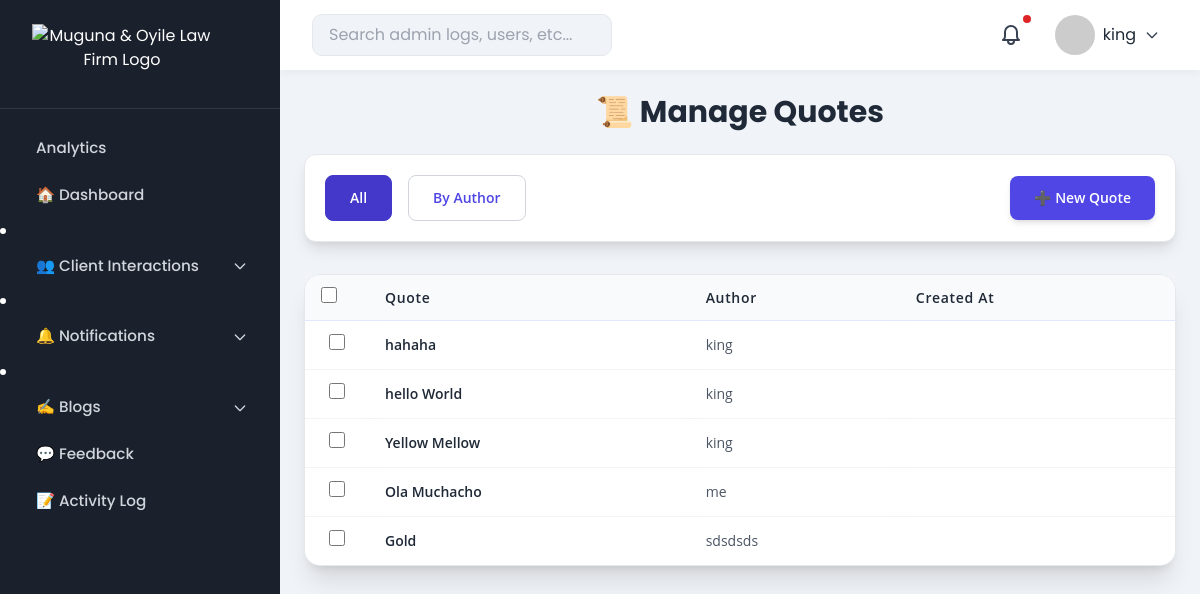
Page /manage-quotes/ (signed in) on the committed database.
### advocates/models.py (models this page shows, shortened)
class Quote(models.Model):
    text = models.TextField()
    author = models.CharField(max_length=100)

### advocates/admin_views.py (the view)
# urls.py: path('manage-quotes/', admin_views.manage_quotes, name='manage_quotes'),
def manage_quotes(request):
    selected_sort = request.GET.get('sort', 'all')
    quotes = Quote.objects.all()
    if selected_sort == 'author':
        quotes = quotes.order_by('author')
    context = {
        'quotes': quotes,
        'selected_sort': selected_sort,
    }
    return render(request, 'admin_dashboard/manage_quotes.html', context)

### advocates/context_processors.py (called while the page is built)
def admin_context(request):
    if request.user.is_authenticated:
        red_flags = ContactMessage.objects.filter(is_red_flag=True).count()
        unread_messages = ContactMessage.objects.filter(is_read=False).count()
        unread_calls = ScheduledCall.objects.filter(is_read=False).count()
        total_notifications = unread_messages + unread_calls
        return {
            "admin_name": request.user.get_full_name() or request.user.username,
            "red_flag_count": red_flags,
            "total_notifications": total_notifications,
        }
    return {}

### advocates/templates/admin_dashboard/manage_quotes.html (shortened to what this page needs)
{% extends "admin_dashboard/base_admin.html" %}
{% load static %}
{% block dashboard_content %}
<div class="p-4 sm:p-6 max-w-7xl mx-auto">
    <h1 class="text-2xl sm:text-3xl font-bold mb-6 text-gray-800 font-header text-center" style="font-family: 'Poppins', serif;">📜 Manage Quotes</h1>
    <div class="flex flex-wrap items-center gap-4 mb-8 bg-white p-5 rounded-xl shadow-lg border border-gray-200">
        <div class="flex flex-wrap justify-center gap-4">
            <a href="?sort=all"
               class="px-6 py-3 rounded-lg border font-semibold transition duration-300 text-sm hover:shadow-md
               {% if selected_sort == 'all' %}bg-indigo-700 text-white border-indigo-700{% else %}border-gray-300 text-indigo-600 hover:bg-indigo-50{% endif %} font-content"
               style="font-family: 'Open Sans', sans-serif;">
                All
            </a>
            <a href="?sort=author"
               class="px-6 py-3 rounded-lg border font-semibold transition duration-300 text-sm hover:shadow-md
               {% if selected_sort == 'author' %}bg-indigo-700 text-white border-indigo-700{% else %}border-gray-300 text-indigo-600 hover:bg-indigo-50{% endif %} font-content"
               style="font-family: 'Open Sans', sans-serif;">
                By Author
            </a>
        </div>
        <a href="{% url 'quote_create' %}"
           class="ml-auto px-6 py-3 bg-indigo-600 text-white rounded-lg hover:bg-indigo-700 transition duration-300 shadow-md font-semibold text-sm font-content"
           style="font-family: 'Open Sans', sans-serif;">
            ➕ New Quote
        </a>
    </div>
    <div class="overflow-x-auto border border-gray-200 rounded-2xl shadow-2xl bg-white">
        <table class="min-w-[800px] w-full table-auto border-collapse">
            <thead class="bg-indigo-50 top-0 z-10 border-b border-indigo-100">
                <tr>
                    <th class="px-4 py-3 text-left font-semibold text-gray-800 tracking-wider text-sm font-content w-12 sm:w-16">
                        <input type="checkbox" id="selectAllHeader" class="h-4 w-4 text-indigo-600 border-gray-300 rounded focus:ring-indigo-500">
                    </th>
                    <th class="px-4 py-3 text-left font-semibold text-gray-800 tracking-wider text-sm font-content">Quote</th>
                    <th class="px-4 py-3 text-left font-semibold text-gray-800 tracking-wider text-sm font-content">Author</th>
                    <th class="px-4 py-3 text-left font-semibold text-gray-800 tracking-wider text-sm font-content">Created At</th>
                </tr>
            </thead>
            <tbody class="divide-y divide-gray-100">
                {% for quote in quotes %}
                <tr class="quote-row hover:bg-indigo-50/30 transition-colors duration-150 cursor-pointer"
                    data-quote-id="{{ quote.id }}"
                    data-text="{{ quote.text|truncatewords:50 }}"
                    data-author="{{ quote.author }}"
                    data-created-at="{{ quote.created_at|date:'d M Y' }}">
                    <td class="px-4 py-3 text-center">
                        <input type="checkbox" class="h-4 w-4 text-indigo-600 border-gray-300 rounded focus:ring-indigo-500 quote-checkbox">
                    </td>
                    <td class="px-4 py-3 text-sm font-semibold text-gray-800 font-content" style="font-family: 'Open Sans', sans-serif;">{{ quote.text|truncatewords:20 }}</td>
                    <td class="px-4 py-3 text-sm text-gray-600 font-content" style="font-family: 'Open Sans', sans-serif;">{{ quote.author }}</td>
                    <td class="px-4 py-3 text-sm text-gray-500 font-content" style="font-family: 'Open Sans', sans-serif;">{{ quote.created_at|date:"d M Y" }}</td>
                </tr>
                {% empty %}
                <tr>
                    <td colspan="4" class="px-4 py-10 text-center text-gray-500 font-content" style="font-family: 'Open Sans', sans-serif;">
                        No quotes found.
                    </td>
                </tr>
                {% endfor %}
            </tbody>
        </table>
    </div>
</div>
{% endblock %}

### advocates/templates/admin_dashboard/base_admin.html (shortened to what this page needs)
{% load static %}
<!DOCTYPE html>
<html lang="en">
<head>
<link href="https://cdn.jsdelivr.net/npm/tailwindcss@2.2.19/dist/tailwind.min.css" rel="stylesheet">
</head>
<body>
<div class="dashboard">
<div class="sidebar" id="sidebar">
    <div class="logo-container">
        <a href="{% url 'home' %}" aria-label="Muguna & Oyile Home">
            <img src="{% static 'images/admin_logo.png' %}"
                 alt="Muguna & Oyile Law Firm Logo"
                 width="180"
                 height="60"
                 loading="eager">
        </a>
    </div>
    <nav>
        <a href="{% url 'analytics_dashboard' %}" class="{% if request.resolver_match.url_name == 'analytics_dashboard' %}active{% endif %} px-4 py-2 text-gray-300 hover:bg-gray-800 rounded">Analytics</a>
        <a href="{% url 'admin_dashboard_home' %}" class="{% if request.resolver_match.url_name == 'admin_dashboard_home' %}active{% endif %}">🏠 Dashboard</a>
        <li x-data="{ open: false }" class="relative">
            <button @click="open = !open" class="w-full flex items-center justify-between px-4 py-2 hover:bg-gray-800 rounded text-gray-300 font-medium focus:outline-none">
                <span class="flex items-center gap-2">👥 Client Interactions</span>
                <svg :class="{ 'rotate-180': open }" class="w-4 h-4 text-gray-300 transition-transform duration-200" fill="none" stroke="currentColor" viewBox="0 0 24 24">
                    <path stroke-linecap="round" stroke-linejoin="round" stroke-width="2" d="M19 9l-7 7-7-7"/>
                </svg>
            </button>
        </li>
        <li x-data="{ open: false }" class="relative">
            <button @click="open = !open" class="w-full flex items-center justify-between px-4 py-2 hover:bg-gray-800 rounded text-gray-300 font-medium focus:outline-none">
                <span class="flex items-center gap-2">🔔 Notifications</span>
                <svg :class="{ 'rotate-180': open }" class="w-4 h-4 text-gray-300 transition-transform duration-200" fill="none" stroke="currentColor" viewBox="0 0 24 24">
                    <path stroke-linecap="round" stroke-linejoin="round" stroke-width="2" d="M19 9l-7 7-7-7"/>
                </svg>
            </button>
        </li>
        <li x-data="{ open: false }" class="relative">
    <button @click="open = !open" class="w-full flex items-center justify-between px-4 py-2 hover:bg-gray-800 rounded text-gray-300 font-medium focus:outline-none">
        <span class="flex items-center gap-2">✍️ Blogs</span>
        <svg :class="{ 'rotate-180': open }" class="w-4 h-4 text-gray-300 transition-transform duration-200" fill="none" stroke="currentColor" viewBox="0 0 24 24">
            <path stroke-linecap="round" stroke-linejoin="round" stroke-width="2" d="M19 9l-7 7-7-7"/>
        </svg>
    </button>
</li>
        <a href="{% url 'feedback_page' %}" class="{% if request.resolver_match.url_name == 'feedback_page' %}active{% endif %} px-4 py-2 text-gray-300 hover:bg-gray-800 rounded">💬 Feedback</a>
        <a href="{% url 'admin_dashboard_activity' %}" class="{% if request.resolver_match.url_name == 'admin_dashboard_activity' %}active{% endif %} px-4 py-2 text-gray-300 hover:bg-gray-800 rounded">📝 Activity Log</a>
    </nav>
</div>
    <div class="main">
        <div class="topbar">
            <div style="display:flex;align-items:center;gap:1rem;">
                <input type="text" placeholder="Search admin logs, users, etc...">
            </div>
            <div class="flex items-center gap-4">
                <div class="relative inline-block">
                    <button id="notificationBell" class="relative p-2 rounded-full hover:bg-gray-200 focus:outline-none">
                        <span id="notificationDot" class="hidden absolute top-0 right-0 block h-2 w-2 rounded-full bg-red-600"></span>
                    </button>
                </div>
                <div class="relative">
                    <button id="profileButton" class="flex items-center gap-2 p-2 rounded hover:bg-gray-200 focus:outline-none">
                        <img src="https://i.pravatar.cc/40?img=1" alt="Profile" class="avatar">
                        <span>{{ admin_name|default:"Admin User" }}</span>
                        <svg class="w-4 h-4 text-gray-700" xmlns="http://www.w3.org/2000/svg" fill="none" viewBox="0 0 24 24" stroke="currentColor">
                            <path stroke-linecap="round" stroke-linejoin="round" stroke-width="2" d="M19 9l-7 7-7-7" />
                        </svg>
                    </button>
                </div>
            </div>
        </div>
        <div class="content">
            {% block dashboard_content %}{% endblock dashboard_content %}
        </div>
    </div>
</div>
</body>
</html>

### advocates/templates/admin_dashboard/base_admin.html (style rules this page uses)
body, input, select, textarea { font-family: 'Poppins', sans-serif; margin:0; background:#f0f3f7; color:#1f2937; }
.dashboard { display:flex;height:100vh;overflow:hidden;transition:0.3s; }
.sidebar { width:280px;background:#1a202c;color:#fff;display:flex;flex-direction:column;transition:0.3s ease-in-out;z-index:20; }
.sidebar .logo-container { padding:1.5rem 2rem;border-bottom:1px solid rgba(255,255,255,0.1);text-align:center; }
.sidebar nav { padding:1rem 0; }
.sidebar nav a, .sidebar nav button { padding:0.75rem 2rem;display:flex;align-items:center;gap:0.75rem;color:#d1d5db;text-decoration:none;font-size:0.95rem;font-weight:500;transition:0.2s ease-in-out;border-left:4px solid transparent; }
.sidebar nav li button.w-full { font-size:0.95rem;font-weight:500; }
.main { flex:1;overflow-y:auto;padding-bottom:2rem;transition:0.3s; }
.topbar { height:70px;background:#fff;display:flex;justify-content:space-between;align-items:center;padding:0 2rem;box-shadow:0 2px 8px rgba(0,0,0,0.05);position:sticky;top:0;z-index:10; }
.topbar input { padding:0.5rem 1rem;border-radius:10px;border:1px solid #e5e7eb;width:300px; }
table { width:100%;border-collapse:separate;border-spacing:0 0.75rem; }
th,td { text-align:left;padding:0.75rem; }
th { color:#6b7280;font-weight:600; }
tr { background:#f9fafb;border-radius:10px; }
tr td { background:#fff;padding:0.75rem;border-radius:10px; }
.avatar { width:40px;height:40px;border-radius:50%;object-fit:cover; }

### advocates/templates/admin_dashboard/manage_quotes.html (style rules this page uses)
:root { --font-header: 'EB Garamond', serif; --font-content: 'Open Sans', sans-serif; }
.font-header { font-family: var(--font-header); }
.font-content { font-family: var(--font-content); }
.rounded-2xl { border-radius: 1rem; }
.shadow-2xl { box-shadow: 0 20px 25px -5px rgba(0, 0, 0, 0.1), 0 8px 10px -6px rgba(0, 0, 0, 0.1); }
.shadow-lg { box-shadow: 0 10px 15px -3px rgba(0, 0, 0, 0.1), 0 4px 6px -2px rgba(0, 0, 0, 0.05); }

### rows in the picture
Quote: text "hahaha", author "king"
Quote: text "hello World", author "king"
Quote: text "Yellow Mellow", author "king"
Quote: text "Ola Muchacho", author "me"
Quote: text "Gold", author "sdsdsds"

### other values in the picture
{{ admin_name|default:"Admin User" }} "king"
